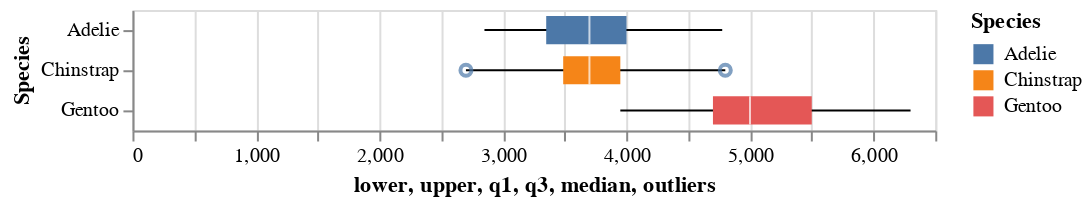

The cell this chart's notebook holds for it:
### Code cell
for getBoxPlot(data2)

### Figure 1 — Vega-Lite specification as saved in the notebook (floating-point values rounded to 4 significant figures)
{"config": {"view": {"continuousWidth": 400, "continuousHeight": 300}}, "layer": [{"mark": "rule", "encoding": {"x": {"type": "quantitative", "field": "lower"}, "x2": {"field": "upper"}, "y": {"type": "nominal", "field": "Species"}}}, {"mark": {"type": "bar", "height": 14}, "encoding": {"color": {"type": "nominal", "field": "Species"}, "x": {"type": "quantitative", "field": "q1"}, "x2": {"field": "q3"}, "y": {"type": "nominal", "field": "Species"}}}, {"mark": {"type": "tick", "color": "white", "size": 14}, "encoding": {"x": {"type": "quantitative", "field": "median"}, "y": {"type": "nominal", "field": "Species"}}}, {"mark": "point", "encoding": {"x": {"type": "quantitative", "field": "outliers"}, "y": {"type": "nominal", "field": "Species"}}, "transform": [{"flatten": ["outliers"]}]}], "data": {"name": "data-6057a37ced75194288f44a4370b29db6"}, "$schema": "https://vega.github.io/schema/vega-lite/v4.8.1.json", "datasets": {"data-6057a37ced75194288f44a4370b29db6": [{"Species": "Adelie", "lower": 2850, "q1": 3350.0, "median": 3700, "q3": 4000, "upper": 4775, "outliers": []}, {"Species": "Chinstrap", "lower": 2700, "q1": 3488.0, "median": 3700, "q3": 3950, "upper": 4800, "outliers": [2700, 4800]}, {"Species": "Gentoo", "lower": 3950, "q1": 4700.0, "median": 5000, "q3": 5500, "upper": 6300, "outliers": []}]}}
